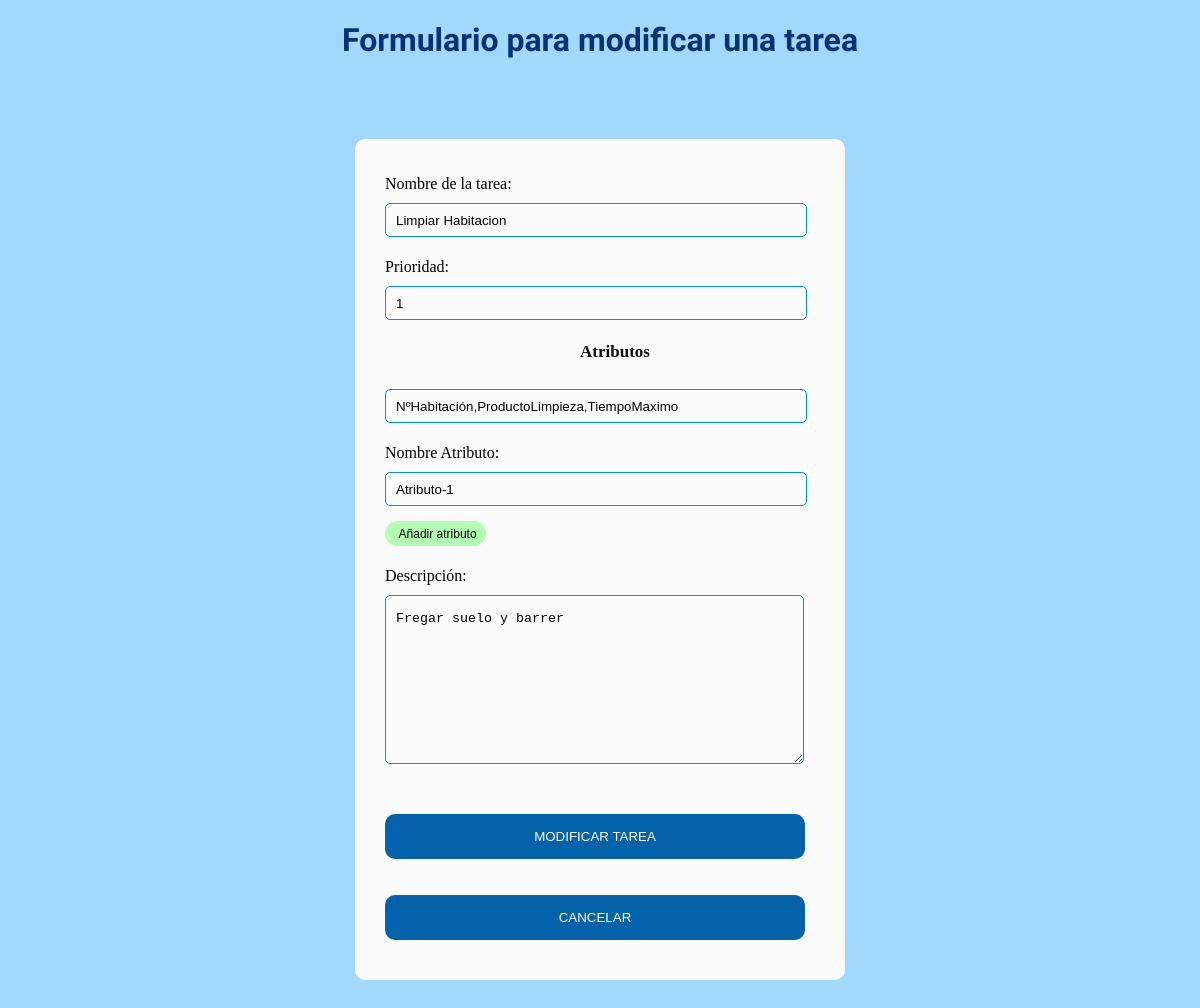
Screenshot of /update/2 with the database file from the repository.
### app.py (models this page shows)
class Todo(db.Model): #Tabla para tareas creadas
    id = db.Column(db.Integer, primary_key=True)
    content = db.Column(db.String(200), nullable=False)
    priority = db.Column(db.String(200))        # prioridad
    descripcion = db.Column(db.String(200))             # Descripcion
    atributos = db.Column(db.String(800))               # Atributos

### app.py (the view)
@app.route('/update/<int:id>', methods=['POST','GET'])      # Redireccion a formulario tareas
def update_tarea(id):
    task = Todo.query.get_or_404(id)
    if request.method == 'POST':
        try:
            task.content = request.form['nombre']
            task.descripcion = request.form['descripcion']
            task.priority=request.form['prioridad']
            task.atributos = request.form['atributos']
            db.session.commit()
            return redirect('/Interfaz_tecnico.html')
        except:
            return "There was an issue when updating the task " + id
    else:
        return render_template('interfaz_tareas.html', task=task)

### templates/interfaz_tareas.html (shortened to what this page needs)
{% extends 'base.html' %}
{% block body %}
    <h1 class="principal" style="text-align:center"> Formulario para modificar una tarea</h1>
    <div class="acceso">
        <form method="post">
            <p>
                Nombre de la tarea:
                <input type="text" name="nombre" size="45" value="{{ task.content }}">
            </p>
            <p>
                Prioridad:
                <input type="text" name="prioridad" size="45"
                    value="{{ task.priority }}">
            </p>
            <p>
                <h3 style="text-align:center">Atributos</h3>
                    <input type="text" name="atributos" id="atributos" size="45" value="{{ task.atributos }}"
                        readonly="readonly">
            </p>
            <p>
                Nombre Atributo:
                <input type="text" name="n_atributo" id="n_atributo" size="45" value="Atributo-1"> &nbsp; &nbsp;
                <input type="button" class="buttonAnadirTarea2" value="Añadir atributo"
                onclick="(getElementById('atributos').getAttribute('value')!='') ? getElementById('atributos').setAttribute('value', getElementById('atributos').getAttribute('value')+','+getElementById('n_atributo').value) : getElementById('atributos').setAttribute('value', getElementById('atributos').getAttribute('value')+getElementById('n_atributo').value);getElementById('n_atributo').setAttribute('value','Atributo-2');">
            </p>
            <p>
                Descripción:<br>
                <textarea name="descripcion" rows="10" cols="50">{{ task.descripcion }}</textarea>
            </p>
            <p>
                <input type="submit" class="buttonAnadirTarea" value="Modificar tarea">
            </p>
            <button type="submit" class="buttonAnadirTarea"
                onClick="window.location.href='Interfaz_tecnico.html';">Cancelar</button>
        </form>
    </div>
    {% endblock %}

### static/css/main.css (style rules this page uses)
body { background-color: #a1d8fb; }
h1.principal { font-family: "Audiowide", sans-serif; color: rgb(6, 50, 115); }
h3 { font-size: 17px; color: #0e0e0e; }
.buttonAnadirTarea { height: 45px; padding-left: 5px; padding-right: 5px; margin-bottom: 10px; margin-top: 10px; text-transform: uppercase; border-style: solid; border-radius: 10px; width: 420px; cursor: pointer; color: #fff; background-color: #0462aa; border: none; }
.buttonAnadirTarea2 { width: 22%; height: 25px; font-size: 12px; text-align: center; cursor: pointer; outline: none; background-color: #b2feb2; border: none; border-radius: 15px; }
div.acceso { width: 460px; height: auto; margin: 80px auto; border-radius: 10px; padding-top: 20px; padding-bottom: 30px; background-color: #fbfbfb; padding-left: 30px; }
input { background-color: #fbfbfb; width: 408px; height: 30px; border-radius: 5px; border-style: solid; border-width: 1px; border-color: #008cff; margin-top: 10px; padding-left: 10px; margin-bottom: 5px; }
textarea { background-color: #fbfbfb; width: 405px; height: 150px; border-radius: 5px; border-style: solid; border-width: 1px; border-color: #008cff; margin-top: 10px; padding-left: 10px; margin-bottom: 20px; padding-top: 15px }

### rows the page displays
Todo: nombre "Limpiar Habitacion", prioridad "1", atributos "NºHabitación,ProductoLimpieza,TiempoMaximo", descripcion "Fregar suelo y barrer"
